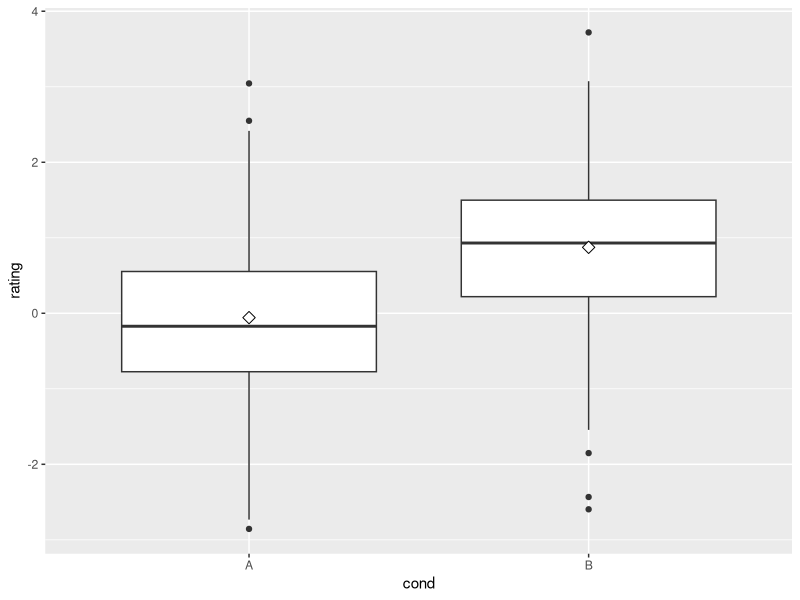

The R script that drew this image:
# Load ggplot2
library("ggplot2")

# Seed data
set.seed(1234)
df <- data.frame(cond = factor( rep(c("A","B"), each=200) ), 
                 rating = c(rnorm(200),rnorm(200, mean=.8)))


#Boxplot with mean displayed
ggplot(df, aes(x=cond, y=rating)) + geom_boxplot() + 
          stat_summary(fun.y="mean",geom="point",shape=23, size=3,fill="white")


